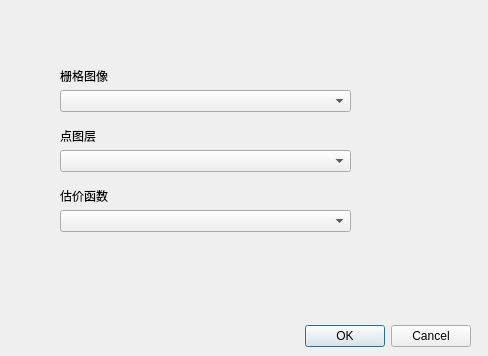
<?xml version="1.0" encoding="UTF-8"?>
<ui version="4.0">
 <class>RasterShortestPathDialogBase</class>
 <widget class="QDialog" name="RasterShortestPathDialogBase">
  <property name="geometry">
   <rect>
    <x>0</x>
    <y>0</y>
    <width>488</width>
    <height>356</height>
   </rect>
  </property>
  <property name="windowTitle">
   <string>Raster Shortest Path</string>
  </property>
  <widget class="QDialogButtonBox" name="button_box">
   <property name="geometry">
    <rect>
     <x>130</x>
     <y>320</y>
     <width>341</width>
     <height>32</height>
    </rect>
   </property>
   <property name="orientation">
    <enum>Qt::Horizontal</enum>
   </property>
   <property name="standardButtons">
    <set>QDialogButtonBox::Cancel|QDialogButtonBox::Ok</set>
   </property>
  </widget>
  <widget class="QComboBox" name="comboBox">
   <property name="geometry">
    <rect>
     <x>60</x>
     <y>90</y>
     <width>291</width>
     <height>22</height>
    </rect>
   </property>
  </widget>
  <widget class="QComboBox" name="comboBox_2">
   <property name="geometry">
    <rect>
     <x>60</x>
     <y>150</y>
     <width>291</width>
     <height>22</height>
    </rect>
   </property>
  </widget>
  <widget class="QLabel" name="label">
   <property name="geometry">
    <rect>
     <x>60</x>
     <y>70</y>
     <width>54</width>
     <height>12</height>
    </rect>
   </property>
   <property name="text">
    <string>栅格图像</string>
   </property>
  </widget>
  <widget class="QLabel" name="label_2">
   <property name="geometry">
    <rect>
     <x>60</x>
     <y>130</y>
     <width>54</width>
     <height>12</height>
    </rect>
   </property>
   <property name="text">
    <string>点图层</string>
   </property>
  </widget>
  <widget class="QLabel" name="label_3">
   <property name="geometry">
    <rect>
     <x>60</x>
     <y>190</y>
     <width>54</width>
     <height>12</height>
    </rect>
   </property>
   <property name="text">
    <string>估价函数</string>
   </property>
  </widget>
  <widget class="QComboBox" name="comboBox_3">
   <property name="geometry">
    <rect>
     <x>60</x>
     <y>210</y>
     <width>291</width>
     <height>22</height>
    </rect>
   </property>
  </widget>
 </widget>
 <resources/>
 <connections>
  <connection>
   <sender>button_box</sender>
   <signal>accepted()</signal>
   <receiver>RasterShortestPathDialogBase</receiver>
   <slot>accept()</slot>
   <hints>
    <hint type="sourcelabel">
     <x>20</x>
     <y>20</y>
    </hint>
    <hint type="destinationlabel">
     <x>20</x>
     <y>20</y>
    </hint>
   </hints>
  </connection>
  <connection>
   <sender>button_box</sender>
   <signal>rejected()</signal>
   <receiver>RasterShortestPathDialogBase</receiver>
   <slot>reject()</slot>
   <hints>
    <hint type="sourcelabel">
     <x>20</x>
     <y>20</y>
    </hint>
    <hint type="destinationlabel">
     <x>20</x>
     <y>20</y>
    </hint>
   </hints>
  </connection>
 </connections>
</ui>
